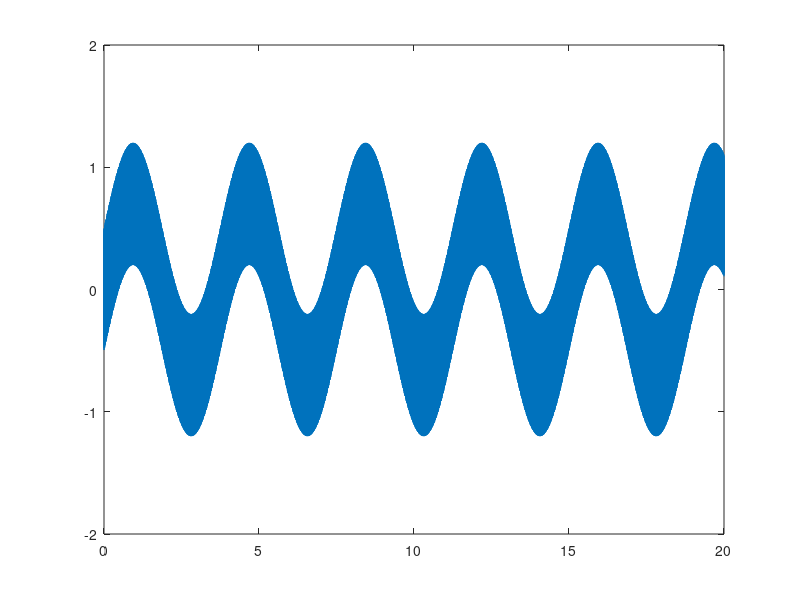
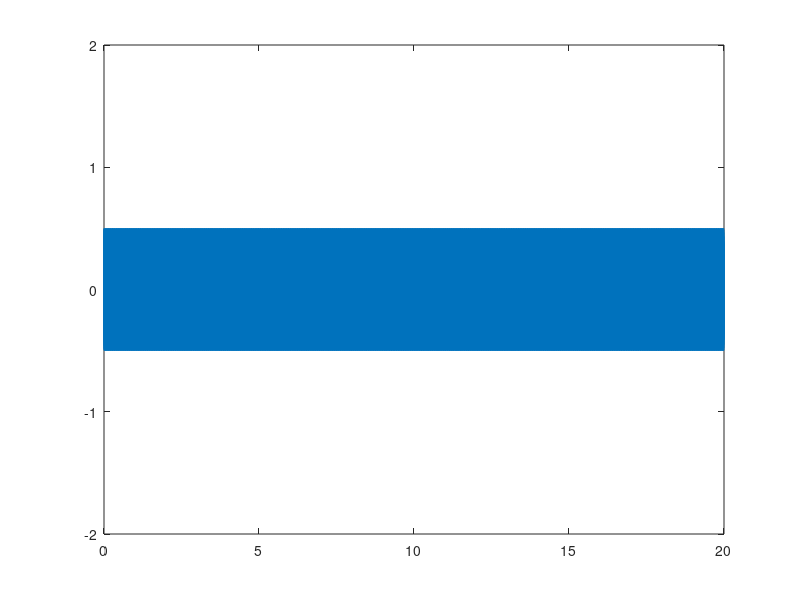
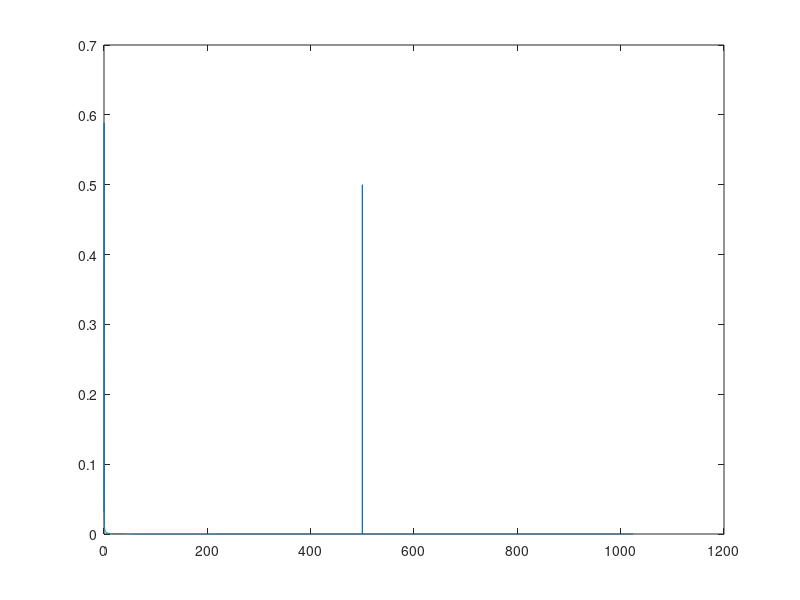

These figures' MATLAB source, in order:
function [inputSignal, beatsSec, respSec] = signaldata
% This should generate:
%       A 5,8 GHz base signal
%       A 1 kHz base signal
%       A 500 Hz base signal
%       A heartbeat signal 100 beats/min
%       A respiration rate of 16 breaths/min
%       And then mix these signals together1
% Some defines
HEARTBEATS = 100;
RESP_RATE = 16;
BASE_SIGNAL_500HZ = 500;
%BASE_SIGNAL_1KHZ = 1000;
%BASE_SIGNAL_5_8_GHZ = 5800000000;

% Calculating the frequency of the heartbeat
beatsSec =  HEARTBEATS / 60;

% Calculating the frequency of respiration
respSec = RESP_RATE / 60;

% Samples per second
fs = 2048;
timePeriod = 1 / fs;

% I want a dataset for 20 sec
timeBase = 20;
myLen = timeBase / timePeriod;
t = (0:myLen-1) * timePeriod;

% Generation of the signal (not using 5,8 GHz signal atm)
%inputSignal =  0.3*sin(2*pi*beatsSec*t) + 0.7*sin(2*pi*respSec*t) + 0.5*sin(2*pi*BASE_SIGNAL_500HZ*t);
inputSignal =  0.7*sin(2*pi*respSec*t) + 0.5*sin(2*pi*BASE_SIGNAL_500HZ*t);
% Test signal
testSignal = 0.7 * sin(2 * pi * respSec * t);
inputSignal_psk = 0.5 * sin((2 * pi * BASE_SIGNAL_500HZ * t) + testSignal);

% Plotting the inputsignal
figure(1)
plot(t,inputSignal)
axis([0 20 -2 2])

% Plotting the inputsignal PSK
figure(2)
plot(t,inputSignal_psk)
axis([0 20 -2 2])


% FFT
Y = fft(inputSignal);

P2 = abs(Y/myLen);
P1 = P2(1:myLen/2+1);
P1(2:end-1) = 2*P1(2:end-1)
f = fs * (0:(myLen/2))/myLen;
%figure('Number', 1, 'Name', 'FFT', 'NumberTitle', 1)
figure(3)
plot(f,P1)
end